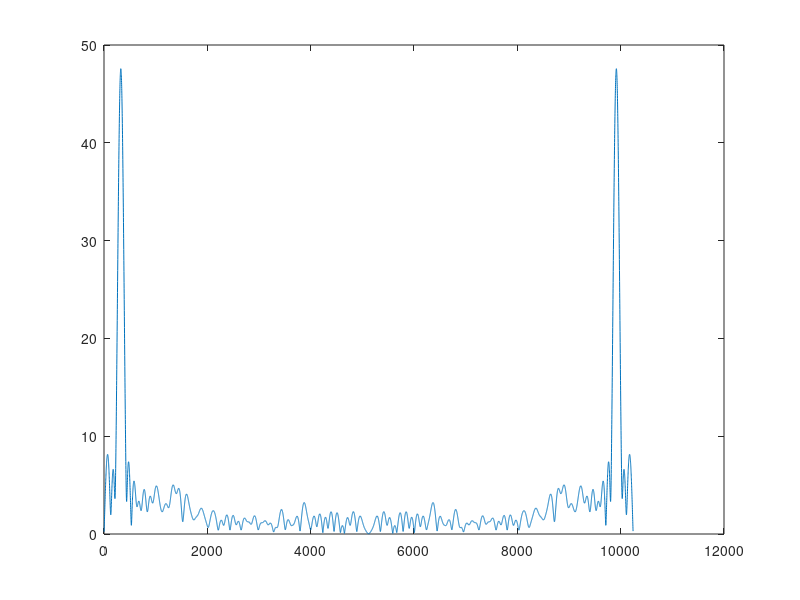

MATLAB code to generate this figure: (Note: this script raises an error after producing the figure.)
%{
See "Example01.m" and "Example02.m" for detailed comments
%}

clear all;
close all;
clc;

%% Generate the data
t = 0:0.1:10; t=t';
n = t/0.1; 
GaussNoise = 0.5*randn(length(t),1);

b = [13 5 6];
a = [40 2 3 6 9];

ColoredNoise = filter(b,a,GaussNoise);

TrendedNoise = ColoredNoise + sin(2*t);

%% Compare the residule
% Use the digital filter
FFT_TrendedNoise = fft(TrendedNoise);
plot(abs(FFT_TrendedNoise));
index = 4;
len = length(FFT_TrendedNoise);
A = 2*abs(FFT_TrendedNoise(index))/len;

FFT_TrendedNoise = fft(TrendedNoise,1024*10);
plot(abs(FFT_TrendedNoise));
index = 326;
len = length(FFT_TrendedNoise);
w = 2*pi*index/len;

phi = angle(FFT_TrendedNoise(index));

DetrendedNoise = TrendedNoise - A*cos(w*n + phi);

% Use the difference operator
TrendedNoise_diff = SeasonalDiff(TrendedNoise,31);

% Plot detrended residuals
figure;
plot(n(32:end),TrendedNoise_diff,'g','linewidth',2);
hold on;
plot(n,ColoredNoise,'b--','linewidth',2);
hold on;
plot(n,DetrendedNoise,'r','linewidth',2);
axis([0 n(end) -2 2]);
legend('ARIMA (first order diff)','Real Value','ARMA-SIN');
xlabel('Time Step','fontsize',14);
% ylabel('Acceleration (m/s^2)','fontsize',14);
set(gca,'fontsize',14);

%% Use the ARIMA and ARMA-SIN to predict
predLen = 20;

%% ARIMA
data = TrendedNoise;
len = length(data);

dataModel = arima('Constant',0,'Seasonality',31,'MALags',1,'ARLags',4);
dataFit = estimate(dataModel,data(1:len-predLen));

YY = [];
for i = len-predLen:len
    yy = forecast(dataFit,1,'Y0',data(1:i));
    YY = [YY; yy];
end

figure;
plot(1:len - predLen, data(1:len-predLen),'b','linewidth',2);
hold on;
plot(len - predLen:len, data(len-predLen:len),'b--','linewidth',2);
hold on;
plot(len - predLen:len, [data(len-predLen); YY(1:end-1)],'g','linewidth',2);

err_arima = data(len - predLen+1:len) - YY(1:end-1);

display(['MSE ARIMA: ' num2str(GetMSE(err_arima))]);

%% ARMA-SIN
data = DetrendedNoise;
len = length(data);

dataModel = arima(4,0,1);
dataFit = estimate(dataModel,data(1:len-predLen));

YY = [];
for i = len-predLen:len
    yy = forecast(dataFit,1,'Y0',data(1:i));
    YY = [YY; yy];
end

NonstationaryTrend = (TrendedNoise - DetrendedNoise);   % which is "A*cos(w*n + phi)" above ...
% one can also use "A*cos(w*n + phi)" to predict future trend, they are the same

hold on;
plot(len - predLen:len, [data(len-predLen)+NonstationaryTrend(len - predLen); YY(1:end-1) + NonstationaryTrend(len - predLen + 1:len)],'m','linewidth',2);

err_armasin = (TrendedNoise(len - predLen+1:len)) - (YY(1:end-1) + NonstationaryTrend(len - predLen+1:len));

display(['MSE ARMA-SIN: ' num2str(GetMSE(err_armasin))]);

axis([0 n(end) -2 2]);
legend('Real Value (past)','Real Value (future)','ARIMA (first order diff)','ARMA-SIN');
xlabel('Time Step','fontsize',14);
set(gca,'fontsize',14);